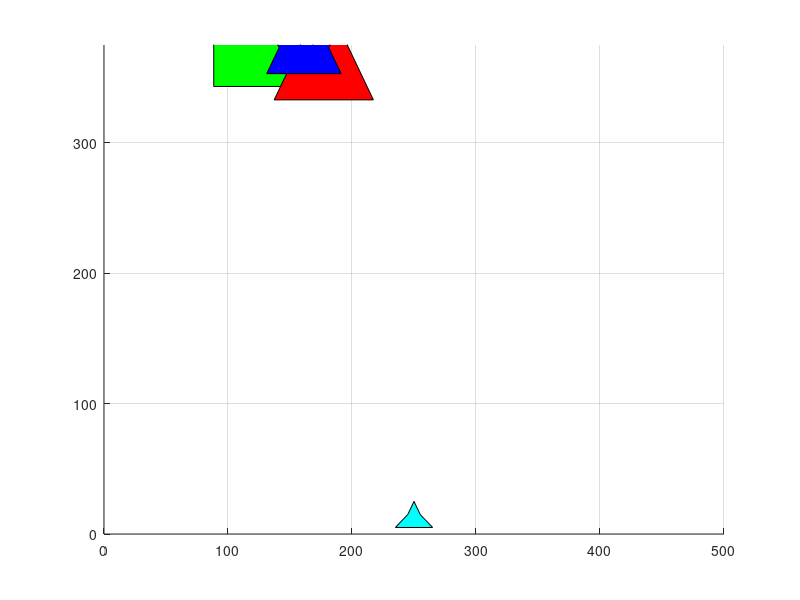

MATLAB code for this plot: (Note: this script raises an error after producing the figure.)
%% SAMPLE PROJECT 

% B. E. Bishop 
% 29 Oct 2009 
% Modified 
%   J. A. Piepmeier 
%   25 Oct 2010 
%   uses larger window size 
% Modified 
%   27 Oct 2010, BEB
%   Simplified impact detection method
%   Added polygon intersection test

%% Description 
% 
%  This project shows how to: 
%       generate a set of filled objects 
%       move them at random speeds along random paths 
%       determine if a target point is inside one of the objects 

%% Setup 
% 
%  Here, we defined the basic SHAPE of the objects 
%  Be sure to start AND END each set of data with the same point
%  This is required to guarantee that the collision detection occurs

% Object 1 is a rectangle 
x1dat = [-40 -40 40 40 -40]'; 
y1dat = [-30 30 30 -30 -30]'; 

% Object 2 is a triangle 
x2dat = [-40 0 40 -40]'; 
y2dat = [-40 40 -40 -40]'; 

% Object 3 is an odd shape 
x3dat = [-30 -20 -30 30 20 30 -30]'; 
y3dat = [-20 0 20 20 0 -20 -20]'; 

% Your ship
xcdat = [-15 -5 0 5 15 -15]';
ycdat = [-5 5 15 5 -5 -5]';

%% Generate graphics handles 
% 
% here, we plot each object and generate a handle to it so we can move it 
% later.  We'll use an array of handles to make it easy to loop through
% them.

figure(1); 
clf; 
width = 500 
height =375 
axis([0 width 0 height]); % figure is 500 units wide and 375 tall 
grid on; 
hold on; 
h(1) = fill(x1dat, y1dat, 'g');   % we use h(1) to represent object 1
h(2) = fill(x2dat, y2dat, 'r');   % we use h(2) to represent object 2
h(3) = fill(x3dat, y3dat, 'b');   % we use h(3) to represent object 3

%  Any additional objects are defined here

%% Place ship on screen 
% 
%  It is important to keep a handle to the ship so that you can modify 
%  its location using the joystick data. 
ship = fill(xcdat, ycdat, 'c');
xc = width/2;   % ship location in x
yc = 10;        % ship location in y
set(ship, 'Vertices', [xcdat + xc, ycdat + yc]);


%% Move objects to starting points 
% 
xpos = width*rand(3,1) ;  % Random starting x for each of the 3 
ypos = ones(3,1)*height;       % Start at top of window, y = 10 

for i = 1:3
    set(h(i), 'Vertices', [get(h(i), 'XData') + xpos(i), get(h(i), 'YData') + ypos(i)]); 
end
%  The set command sets the vertex locations to be the basic shape data 
%  plus some overall location.  Each base shape is effectively located at 
%  (0,0) to start, and then moved to xpos and ypos 

%% Get a speed for each object 
% 
%  Each object will move from top to bottom on the screen with a random 
%  speed 
speed = 50*rand(3,1) + 170;   % values between 170 and 220 units per second 

%% Determine frame rate 
% 
%  The faster the frame rate, the smoother the graphics 
%  If the frame rate is too high (the period too low), the system may slow 
%  down dramatically due to processor overload. 
T = 0.01;    % 100 hz 

%% Clear out serial buffer
% You may also want to decrease the buffer size to reduce the number of old
% data stored.  Use set(s, 'InputBufferSize', 50); or a similar number

% ***Uncomment the following lines to clear out the buffer***
% while(get(s, 'BytesAvailable') > 0)   % change 's' to the name you used for the serial object
%    d = fread(s, 1);
% end

%% Move objects on screen
% 
% This loop moves the objects from top to bottom on the screen, resetting 
% each object's location when it goes off the bottom of the screen 
done = 0;  % a flag to determine if the game is over
while (done == 0)  % keep going until the game is over 
   pause(T);  % this is the way that we force the framerate   
   for i = 1:3             % Three objects 
       set(h(i), 'YData', get(h(i), 'YData') - speed(i)*T);  % position updated by speed*time 
       if (max(get(h(i), 'YData')) < -10)       %  if it went off the screen 
           speed(i) = 50*rand() + 170;          %  get a new speed 
           xposnew = width*rand();              %  get a new x position 
           xdat = get(h(i), 'XData');           %  current x locations
           xmid = min(xdat) + (max(xdat) - min(xdat))/2;    %  approximate middle
           set(h(i), 'XData', get(h(i), 'XData')- xmid + xposnew);  % move the object to the new position 
           ydat = get(h(i), 'YData');
           set(h(i), 'YData', ydat + (height - min(ydat)));  % moves the object off the top of the screen 
       end 
   end 
    
   % Update cursor location using the joystick 
   % 
   %   Read joystick data and extract all of the variables   
   %       (be sure to have initialized the serial port and turned on the hardware) 
   %   If you got good data: 
   %       speed_x = 2*(xax - 511);     % You will probably need to adjust 
   %                                    % the zero position from 511 to 
   %                                    % whatever your joystick defaults to 
   %       newx = get(ship, 'Xdata') + speed_x*T; 
   %       Check to see that you stay on the screen... force it to do so 
   %           That is, if your newx is off the screen, set it to the edge of 
   %           the screen.  You can use max and min to find out if the
   %           edges of your ship polygon are on the screen
   %       set(ship, 'Xdata', newx); 
   %   Otherwise  
   %       Display a message indicating that the joystick needs to be 
   %       connected. 
    
    
   %  The following lines check for collision between the cursor and the 
   %  moving polygons 
    
   xc = get(ship, 'Xdata');    % just in case of problems, make sure you have the 
   yc = get(ship, 'Ydata');    % actual position of the cursor when you check for 
                            % collisions 
   for i = 1:3
        if (~isempty(polyxpoly(xc, yc, get(h(i), 'XData'), get(h(i), 'YData'))))   
          disp('Hit!'); 
           text(0, 100, ['Hit by object ', num2str(i), '!!']);
           done = 1;  % game over
           break;
       end
   end
end 
